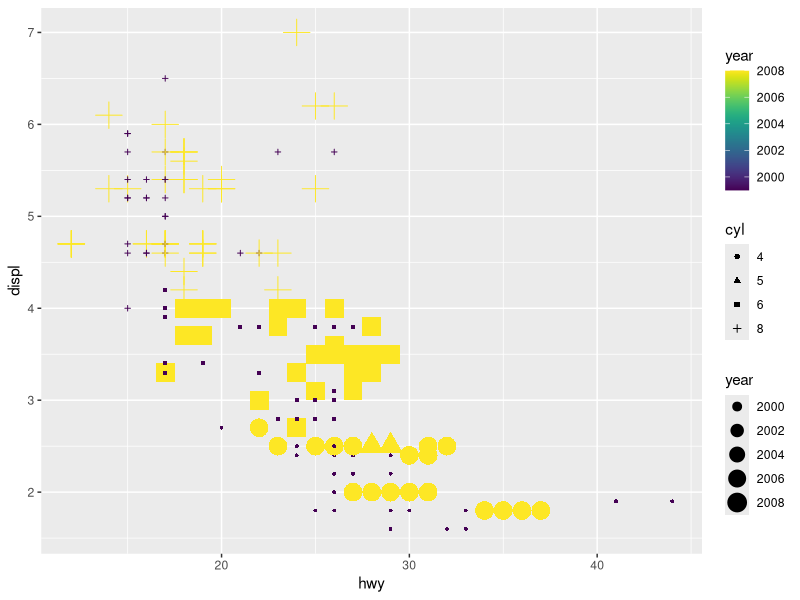

The R source for this figure:
library(ggplot2)
library(dplyr)
library(viridis)

# conversão da variável cyl para fator (variável categórica)
mpg$cyl <- as.factor(mpg$cyl)
str(mpg$cyl)

ggplot(mpg, aes(x = hwy, y = displ)) +
    geom_point(aes(color = year, size = year, shape = cyl)) +
    scale_color_viridis()
